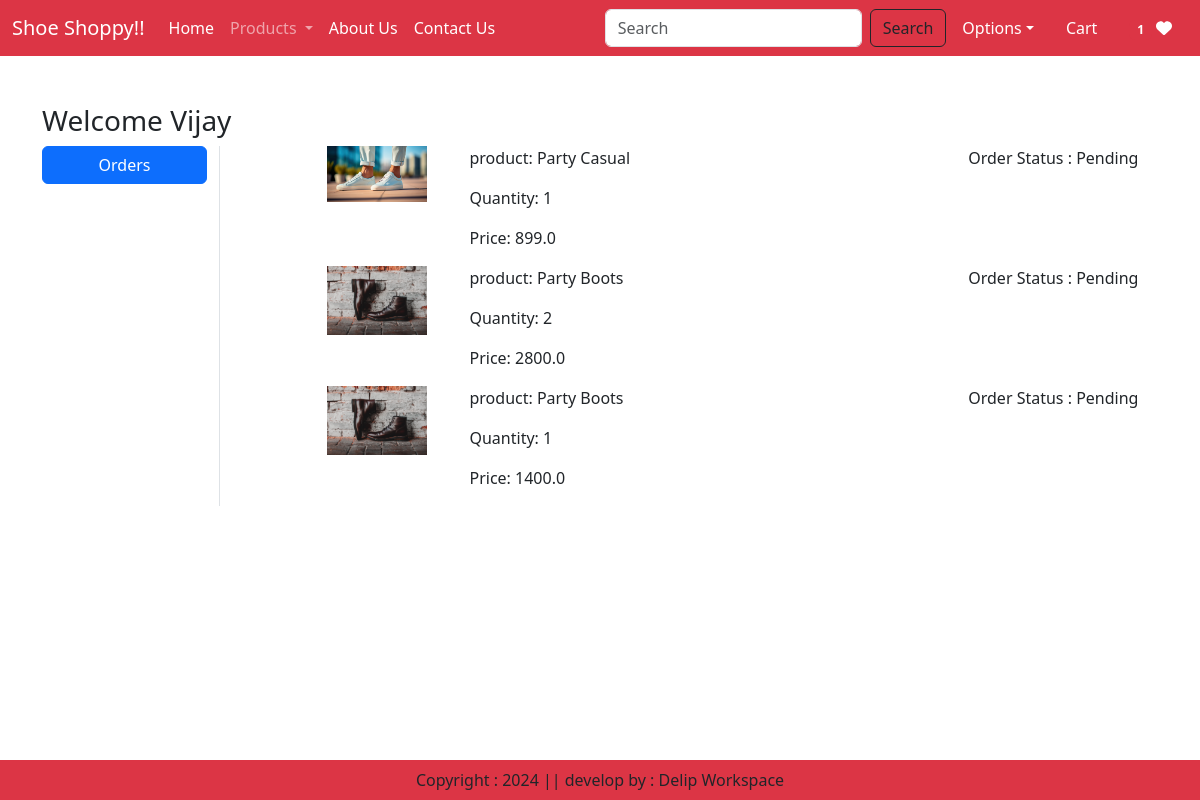
Page /orders/ (signed in) on the committed database.
### app/models.py (models this page shows, shortened)
class OrderPlaced(models.Model):
    user = models.ForeignKey(User, on_delete=models.CASCADE)
    customer=models.ForeignKey(Customer,on_delete=models.CASCADE)
    product=models.ForeignKey(Product,on_delete=models.CASCADE)
    quantity=models.PositiveIntegerField(default=1)
    ordered_date=models.DateTimeField(auto_now_add=True)
    status=models.CharField(max_length=50,choices=STATUS_CHOICES,default='Pending')
    payment=models.ForeignKey(Payment,on_delete=models.CASCADE,default="")
    @property
    def total_cost(self):
        return self.quantity * self.product.discounted_price

class Product(models.Model):
    title=models.CharField(max_length=100)
    selling_price=models.FloatField()
    discounted_price=models.FloatField()
    description=models.TextField()
    category=models.CharField(choices=CATEGORY_CHOICES, max_length=2)
    product_images=models.ImageField(upload_to='product')

### app/views.py (the view)
# urls.py: path('orders/',views.orders,name='orders'),
@login_required
def orders(request):
    totalitem = 0
    wishitem=0
    if request.user.is_authenticated:
        totalitem = len(Cart.objects.filter(user=request.user))
        wishitem = len(Wishlist.objects.filter(user=request.user))
    order_placed=OrderPlaced.objects.filter(user=request.user)
    return render(request, 'app/orders.html',locals())

### app/templates/app/orders.html (shortened to what this page needs)
{% extends 'app/base.html' %}
{% load static %}
{% block main-content %}
<div class="container my-5">
    <div class="row">
        <h3>Welcome <span class="text-capitalize">{{request.user}}</span></h3>
        <div class="col-sm-2 border-end">
            <ul class="list-unstyled">
                <li class="d-grid"><a href="{% url 'orders' %}" class="btn btn-primary">Orders</a></li>
            </ul>
        </div>
        <div class="col-sm-9 offset-sm-1">
            {% for op in order_placed %}
            <div class="row">
                <div class="col-sm-2">
                    <img src="{{op.product.product_images.url}}" class="img-fluid"  height="100" width="100"/>
                </div>
                <div class="col-sm-7">
                    <p>product: {{op.product.title}}</p>
                    <p>Quantity: {{op.quantity}}</p>
                    <p>Price: {{op.total_cost}}</p>
                </div>
                <div class="col-sm-3">
                    <p>Order Status : {{op.status}}</p>
                </div>
           </div>
           {% endfor %}
        </div>
    </div>
</div>
{% endblock main-content %}

### app/templates/app/base.html (shortened to what this page needs)
<!DOCTYPE html>
{% load static %}
<html lang="en">
<head>
    <link href="https://cdn.jsdelivr.net/npm/bootstrap@5.3.3/dist/css/bootstrap.min.css" rel="stylesheet">
    <link rel="stylesheet" href="{% static 'app/css/owl.carousel.min.css' %}" />
    <link rel="stylesheet" href="{% static 'app/css/all.min.css' %}" />
    <link rel="stylesheet" href="{% static 'app/css/style.css' %}" />
</head>
<body>
    <nav class="navbar navbar-expand-lg navbar-dark bg-danger">
        <div class="container-fluid">
          <a class="navbar-brand" href="#">Shoe Shoppy!!</a>
          <div class="collapse navbar-collapse" id="navbarSupportedContent">
            <ul class="navbar-nav me-auto mb-2 mb-lg-0">
              {% if request.user.is_authenticated %}
              <li class="nav-item">
                <a class="nav-link active" aria-current="page" href="/">Home</a>
              </li>
              <li class="nav-item dropdown">
                <a class="nav-link dropdown-toggle" href="#" role="button" data-bs-toggle="dropdown" aria-expanded="false">
                  Products
                </a>
              </li>
              <li class="nav-item">
                <a class="nav-link text-white" href="{% url 'about' %}">About Us</a>
              </li>
              <li class="nav-item">
                <a class="nav-link text-white" href="{% url 'contact' %}">Contact Us</a>
              </li>
            </ul>
            <form class="d-flex" role="search" action="/search">
              <input class="form-control me-2" type="search" placeholder="Search" name="search" aria-label="Search">
              <button class="btn btn-outline-dark" type="submit">Search</button>
            </form>
          </div>
          <ul class="navbar-nav me-auto mb-2 mb-lg-0">
            <li class="nav-item dropdown mx-2">
                <a class="nav-link dropdown-toggle text-white" href="#" id="profileDropdown" role="button" data-bs-toggle="dropdown"
                    aria-expanded="false">Options</a>
            </li>
            <li class="nav-item mx-2">
                <a href="{% url 'showcart' %}" class="nav-link text-white"> Cart</a>
            </li>
            <li class="nav-item mx-2">
                <a href="{% url 'showwishlist' %}" class="nav-link text-white"><span class="badge bg-danger">{% if wishitem > 0 %} {{wishitem}}{% endif %}</span> <i class="fa fa-heart"></i></a>
            </li>
            {% endif %}
          </ul>
        </div>
      </nav>
      {% block main-content %}{% endblock main-content %}
      <footer class="container-fluid fixed-bottom bg-danger text-center p-2 mt-5">
        Copyright : 2024 || develop by : Delip Workspace
      </footer>
</body>
</html>

### rows in the picture
OrderPlaced: product.product_images (picture), product "Party Casual", quantity "1", total_cost "899.0", status "Pending"
OrderPlaced: product.product_images (picture), product "Party Boots", quantity "2", total_cost "2800.0", status "Pending"
OrderPlaced: product.product_images (picture), product "Party Boots", quantity "1", total_cost "1400.0", status "Pending"

### other values in the picture
{{ wishitem }} "1"
{{ request.user }} "Vijay"
